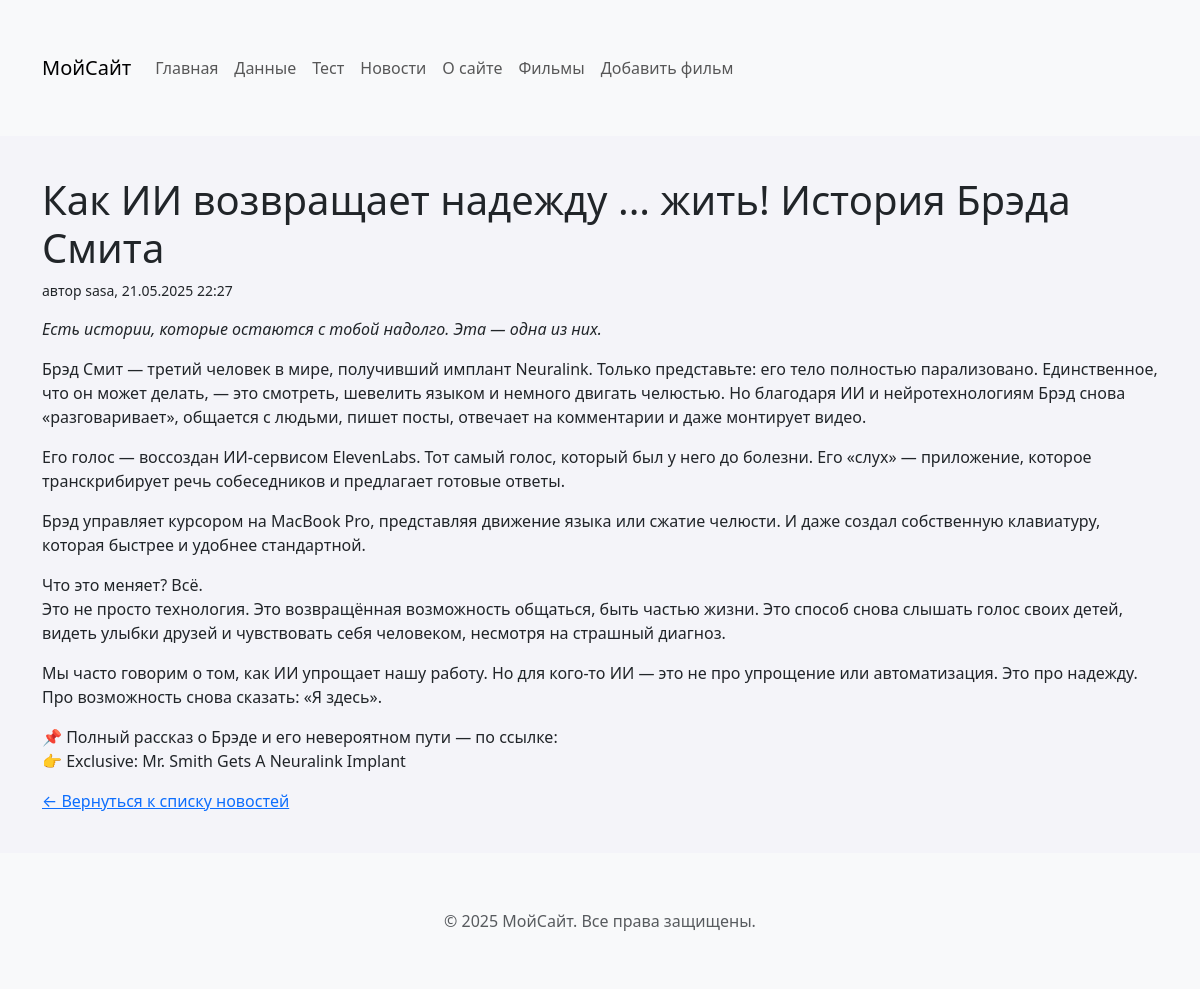
Screenshot of /news/2/ with the database file from the repository.
### news/models.py (models this page shows, shortened)
class News(models.Model):
    title           = models.CharField("Заголовок", max_length=200)
    description     = models.CharField("Краткое описание", max_length=500)
    content         = models.TextField("Текст новости")
    pub_date        = models.DateTimeField("Время публикации", auto_now_add=True)
    author          = models.ForeignKey(
        User,
        verbose_name="Автор",
        on_delete=models.CASCADE,
        related_name='news'
    )
    class Meta:
        verbose_name = "Новость"
        verbose_name_plural = "Новости"
        ordering = ['-pub_date']

### news/views.py (the view)
# urls.py: path('<int:pk>/', views.news_detail, name='news_detail'),
def news_detail(request, pk):
    news = get_object_or_404(News, pk=pk)
    return render(request, 'news/news_detail.html', {'news': news})

### news/templates/news/news_detail.html (shortened to what this page needs)
{% extends 'myapp/base.html' %}
{% block content %}
  <article>
    <h1>{{ news.title }}</h1>
    <p><small>автор {{ news.author }}, {{ news.pub_date|date:"d.m.Y H:i" }}</small></p>
    <p><em>{{ news.description }}</em></p>
    <div>{{ news.content|linebreaks }}</div>
    <p><a href="{% url 'news_list' %}">&larr; Вернуться к списку новостей</a></p>
  </article>
{% endblock %}

### myapp/static/myapp/css/style.css (style rules this page uses)
body { background: #f4f4f9 url("../images/bg-pattern.png") center/cover fixed; }

### rows the page displays
News: title "Как ИИ возвращает надежду ... жить! История Брэда Смита", author "sasa", pub_date "21.05.2025 22:27", description "Есть истории, которые остаются с тобой надолго. Эта — одна из них.", content "Брэд Смит — третий человек в мире, получивший имплант Neuralink. Только представьте: его тело полностью парализовано. Единственное, что он может делать, — это смотреть, шевелить языком и немного двигать челюстью. Но благодаря ИИ и нейротехнологиям Брэд снова «разговаривает», общается с людьми, пишет посты, отвечает на комментарии и даже монтирует видео. Его голос — воссоздан ИИ-сервисом ElevenLabs. Тот самый голос, который был у него до болезни. Его «слух» — приложение, которое транскрибирует речь собеседников и предлагает готовые ответы. Брэд управляет курсором на MacBook Pro, представляя движение языка или сжатие челюсти. И даже создал собственную клавиатуру, которая быстрее и удобнее…"
